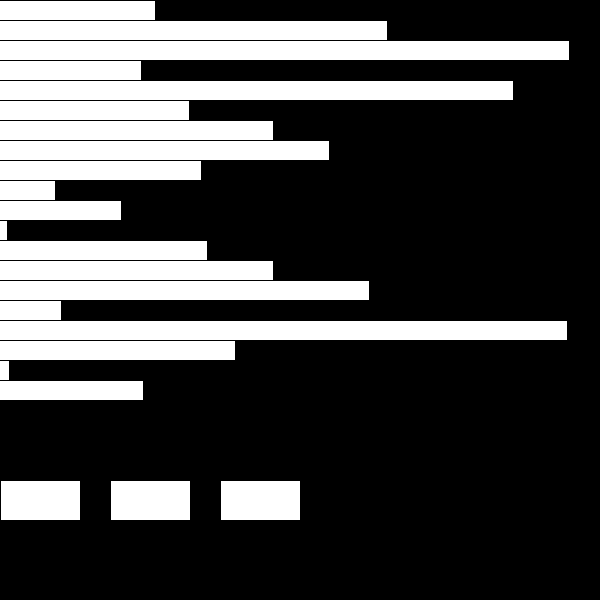
Frame 1 (no input)
Frame 60 (the mouse pressed at the canvas centre just before this capture): identical to frame 1, image omitted
Frame 120 (the mouse held since frame 60 and released just before this capture): identical to frame 1, image omitted

The Processing sketch that drew this single still picture (run headless with seeded random() and noise(); from frame 60 on, the mouse is pressed at the canvas centre):

// Processing sketch: cheesesticks
// ── cheesesticks.pde
int[] cheesesticks = new int [20];
int i = 0, j = 0;
int tempi = 0;
boolean pause = true;

void setup () {
  size (600, 600);
  background (0);
  for(int fi = 0; fi < 20; fi++) {
    cheesesticks[fi] = round(random(600));
  }  
}

void draw () {
    
    if (i < 19){
      if (cheesesticks[i] > cheesesticks[i+1]){
        tempi = cheesesticks[i];
        cheesesticks[i] = cheesesticks[i+1];
        cheesesticks[i+1] = tempi;
      
      }
      if(pause==false){i++;}
    }else{
     i = 0;
    }
  
  background (0);
  
  rectMode(CENTER);
  for(int fi = 0; fi < 20; fi++) {
    rect(cheesesticks[fi]/2-1,10+20*fi,cheesesticks[fi],20);
  }
  rectMode(CENTER);
    rect(40, 500, 80, 40);
    rect(150, 500, 80, 40);
    rect(260, 500, 80, 40);
}
 
 void mousePressed() {
   if(abs(mouseX-40)<80/2){
      for(int fi = 0; fi < 20; fi++) {
    cheesesticks[fi] = round(random(600)); 
     }
   }
   if(abs(mouseX-150)<80/2){
     if(pause == false){
       pause = true;
     } else {
       pause = false;
     }
   }
   if(abs(mouseX-260)<80/2){
     println("hi");
   }
 }
